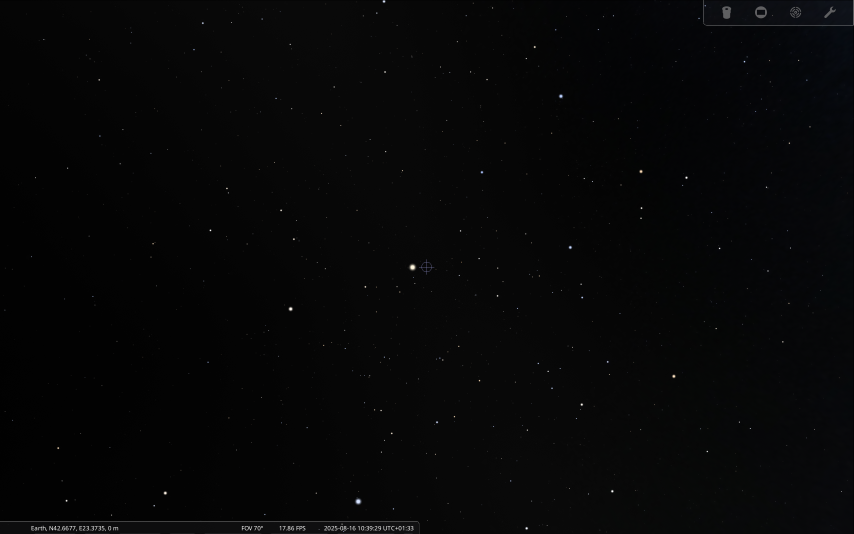
#> input picture src/test/test_images/Test_tracking/0DEC_(-0.5)DEC_FOV(70).png, 2561 x 1601 px, found by its file name (shown at 1/3 size)
$ python Tracking_Emanuela.py
#> lines starting #> are read from the running program, lines starting #| are printed output that depends on the picture; after the words box and inside, x2 and y2 are one past the last pixel; in counts of white or black regions, pixels touching at a corner belong together

#Tracking
import cv2 as cv
import numpy as np
from scipy.spatial.transform import Rotation as R
#install opencv-contrib-python


#First image

filename = r"src/test/test_images/Test_tracking/0DEC_(-0.5)DEC_FOV(70).png"
img = cv.imread(filename)                   #choose the image
#> img is the input picture: shape (1601, 2561, 3); mean B, G, R 7, 6.6, 6.3
gray = cv.cvtColor(img,cv.COLOR_BGR2GRAY)   #trasform it in grayscale(the function works using only brightness)
blurred = cv.GaussianBlur(gray, (5, 5), 1)
retval,thresh= cv.threshold(blurred, 0, 255, cv.THRESH_BINARY + cv.THRESH_OTSU)
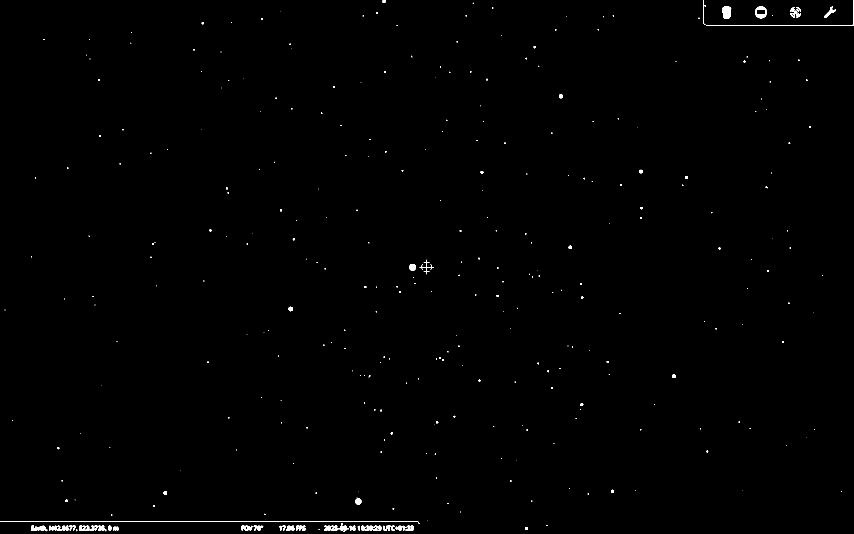
#> thresh: shape (1601, 2561) (shown at 1/3 size); 0.39% white; 347 white regions (253 under 20 px), largest, box (x1, y1, x2, y2) and area: (0, 1563, 1258, 1572) 2519, (2118, 0, 2561, 77) 1036, (2166, 19, 2194, 57) 790
#> retval = 49

#camera intrinsics
h, w =  img.shape[:2]
#> h = 1601; w = 2561
fov_deg =10.0
fov_rad= np.radians(fov_deg)# Approx horizontal FOV
fx = w / (2.0 * np.tan(fov_rad / 2.0))      # fov_rad = horizontal FOV
#> fx = 14636.2
fy = fx * (h / w)                       # scale for vertical pixels
#> fy = 9149.8
cy = h / 2.0
#> cy = 800.5
cx= w / 2.0
#> cx = 1280.5

# Parameters
max_corners = 100   # Max number of points (more points=>more robustness)
quality_level =0.001           # Minimum accepted quality
min_distance =4   # Minimum distance between corners

# Detect good features to track
p0 = cv.goodFeaturesToTrack(gray,
                            maxCorners=max_corners,
                            qualityLevel=quality_level,
                            minDistance=min_distance)
#> p0 = 100 rows, first 8: [1130, 39], [2371, 744], [1752, 535], [1644, 1114], [1578, 175], [1144, 1356], [2299, 561], [334, 1545]

if p0 is None:
    print("No features found in the first image!")
else:
    print("Number of features detected:" , {len(p0)})
#| Number of features detected: {100}

# Margin to exclude features too close to the image border
margin_x = int(w * 0.02)
#> margin_x = 51
margin_y = int(h * 0.02)
#> margin_y = 32


# Filter features to avoid edges
filtered_p0 = []
for pt in p0:
    x, y = pt.ravel()
    if margin_x < x < (w - margin_x) and margin_y < y < (h - margin_y):
        filtered_p0.append([[x, y]])
#> this loop made 100 passes
#> (x, y) on passes 1 to 12: (1130, 39), (2371, 744), (1752, 535), (1644, 1114), (1578, 175), (1144, 1356), (2299, 561), (334, 1545), (2218, 1266), (1577, 701), (1411, 215), (875, 326)
#> after the loop, filtered_p0 = 79 items

filtered_p0 = np.array(filtered_p0, dtype=np.float32)
#> filtered_p0 = 79 rows, first 8: [1130, 39], [2371, 744], [1752, 535], [1644, 1114], [1578, 175], [1144, 1356], [2299, 561], [334, 1545]

# Replace original p0 with filtered one
p0 = filtered_p0
#> p0 has the same summary as filtered_p0


# Optional: draw them for verification


for pt in p0:
    x, y = pt.ravel()
    cv.circle(img, (int(x), int(y)), 3, (0, 255, 0), -1)
#> this loop made 79 passes

cv.imshow("Good Features", img)
cv.waitKey(0)
cv.destroyAllWindows()
#Redundant
#p0 = p0.astype(np.float32).reshape(-1, 1, 2)  # Converts coordinates to float32, as required by cv.calcOpticalFlowPyrLK()
                                                        #.reshape(-1, 1, 2):-1- automatical determination of the number of points (N)
                                                        #                    1- adds a dimension so each point is in its own wrapper.
                                                        #                    2- coordinates per point.

#subpixel accuracy to have more precise coordinates
criteria = (cv.TERM_CRITERIA_EPS + cv.TERM_CRITERIA_MAX_ITER, 150, 0.01)
#> criteria = (3, 150, 0.01)
cv.cornerSubPix(gray, p0, (5,5), (-1,-1), criteria)


#Second image
filename2=r'src/test/test_images/Test_tracking/0DEC_(-0.5)DEC_FOV(70).png'
img_2=cv.imread(filename2)
gray2=cv.cvtColor(img_2,cv.COLOR_BGR2GRAY)
blurred2 = cv.GaussianBlur(gray2, (5, 5),1)
retval2,thresh2 = cv.threshold(blurred2, 0, 255, cv.THRESH_BINARY + cv.THRESH_OTSU)
#> retval2 = 49

if len(p0) == 0:
    print("No features left after edge filtering!")
else:
    print("Number of features after edge filtering:", len(p0))
#| Number of features after edge filtering: 79


# Parameters for lucas kanade optical flow:
#winsize- pixel region around each feature point
#3 pyramid levels are used: level 0 (original image), level 1 (half size), and level 2 (quarter size). (this is to handle larger movements)
#termination condition-Stop if either:10 iterations are reached OR the motion estimate changes by less than 0.03
lk_params = dict( winSize = (21, 21),
                maxLevel =2,
                criteria = (cv.TERM_CRITERIA_EPS | cv.TERM_CRITERIA_COUNT,150, 0.001),
                flags=cv.OPTFLOW_LK_GET_MIN_EIGENVALS,
                minEigThreshold=1e-5
                )       # Avoid unstable points)
#> lk_params = {'winSize': (21, 21), 'maxLevel': 2, 'criteria': (3, 150, 0.001), 'flags': 8, 'minEigThreshold': 1e-05}
#Lucas Kanade algorithm
#INPUTS:
#2 images(grayscale,np.uint8)
#p0-points in first image
#lk_params-parameters
#OUTPUTS:
#p1-coordinates of the points in the second picture
#status array-1 if flow was found for that point, 0 if not. Shape: (N, 1)
#Error for each point (difference between actual and predicted). Shape: (N, 1)

p1, st, err = cv.calcOpticalFlowPyrLK(blurred,blurred2, p0, None, **lk_params)
#> p1 = 79 rows, first 8: [1130, 38.74], [2370.6, 743.5], [1752.2, 535.2], [1644, 1113.6], [1578.4, 175.3], [1143.6, 1355.7], [2299.1, 561.3], [334.4, 1544.7]; st = 79 values from 1 to 1; err = 79 values, max 0.0935 at index 55, min 0.0175 at index 77, mean 0.0402

if p1 is None:
    print("Optical flow tracking failed to find points in second image.")
else:
    tracked_points = np.sum(st)
#> tracked_points = 79
    print(f"Number of points successfully tracked: {tracked_points} / {len(p0)}")
#| Number of points successfully tracked: 79 / 79


#boolean mask
good_old = p0[st == 1]  #filters only the points that were successfully tracked in the first image
#> good_old = 79 pairs, first value 105.8 to 2429.5, second value 38.74 to 1544.7
good_new = p1[st == 1]
#> good_new has the same summary as good_old


# Backward tracking
p0r, st_back, err_back = cv.calcOpticalFlowPyrLK(blurred2, blurred, p1, None, **lk_params)
#> p0r has the same summary as p1; st_back = 79 values from 1 to 1; err_back has the same summary as err

# Compute the distance between original and back-tracked points
# Set threshold as a fraction of image size (e.g., 0.002 × width)
flow_error_thresh = 0.002 * max(w, h)
#> flow_error_thresh = 5.12
diff = np.linalg.norm(p0 - p0r, axis=2).reshape(-1)
#> diff = 79 values from 0 to 0
good_indices = diff < flow_error_thresh


# Filter points
good_old = p0[good_indices]
#> good_old has the same summary as p1
good_new = p1[good_indices]
#> good_new has the same summary as p1


#just to verify
img_tracked = img_2.copy() #copy of the second image to draw the motion vectors
for old, new in zip(good_old,good_new):
    a, b = new.ravel()  #to access x and y as individual variables
    c, d = old.ravel()
    cv.line(img_tracked, (int(c), int(d)), (int(a), int(b)), (0, 255, 0), 2)
    cv.circle(img_tracked, (int(a), int(b)), 3, (0, 0, 255), -1)
#> this loop made 79 passes
#> (a, b, c, d) on passes 1 to 12: (1130, 38.74, 1130, 38.74), (2370.6, 743.5, 2370.6, 743.5), (1752.2, 535.2, 1752.2, 535.2), (1644, 1113.6, 1644, 1113.6), (1578.4, 175.3, 1578.4, 175.3), (1143.6, 1355.7, 1143.6, 1355.7), (2299.1, 561.3, 2299.1, 561.3), (334.4, 1544.7, 334.4, 1544.7), (2217.6, 1265.7, 2217.6, 1265.7), (1576.8, 701.3, 1576.8, 701.3), (1411.4, 215.4, 1411.4, 215.4), (874.7, 325.6, 874.7, 325.6)

# --- Step 5: Display the result ---
cv.imshow("Tracked Features (Lucas-Kanade)", img_tracked)
cv.waitKey(0)
cv.destroyAllWindows()

cv.imwrite("output_tracking.jpg", img_tracked)


#Transforms pixels in 3d vectors
#input:
#points-list or array of 2D pixel coordinates (u,v)
#fx,fy-focal lengths in pixels along x and y axes
#cx,cy- coordinates of the center of the image'''

good_old = good_old.reshape(-1, 2)
good_new = good_new.reshape(-1, 2)
#> good_new has the same summary as good_old


def pixel_to_unit_vector(points, cx, cy, fx, fy):
    """
    Convert pixel coordinates (u, v) into 3D unit vectors in camera coordinates,
    with astronomy convention: +x = RA east, +y = DEC north, +z = boresight.
    """
#> called with points = array of shape (79, 2), cx = 1280.5, cy = 800.5, fx = 14636.2, fy = 9149.8
    vectors = []
    for u, v in points:
        x = (u - cx) / fx
        y = -(v - cy) / fy   # flip Y to make up = north
        z = 1.0
        vec = np.array([x, y, z])
        vec /= np.linalg.norm(vec)
        vectors.append(vec)
#> this loop made 79 passes
#> (u, v) on passes 29 to 40: (1156.5, 454.5), (1108.5, 1127.3), (1377.4, 825.8), (1862.5, 554.5), (870.2, 132.5), (1033.7, 990.4), (2395.5, 180.5), (185.6, 1442.4), (1002, 260.5), (1716.7, 1041.4), (1305.6, 1362.4), (2348.1, 1025.2)
#> (u, v, x, y, vec) on passes 1 to 6: (1130, 38.74, -0.0103, 0.0833, [-0.0102, 0.083, 0.996]), (2370.6, 743.5, 0.0745, 0.00622, [0.0743, 0.00621, 0.997]), (1752.2, 535.2, 0.0322, 0.029, [0.0322, 0.029, 0.999]), (1644, 1113.6, 0.0248, -0.0342, [0.0248, -0.0342, 0.999]), (1578.4, 175.3, 0.0204, 0.0683, [0.0203, 0.0682, 0.997]), (1143.6, 1355.7, -0.00935, -0.0607, [-0.00934, -0.0606, 0.998])
    return np.array(vectors)


#compute the unit vectors
v1 = pixel_to_unit_vector(good_old, cx, cy,fx,fy)
v2 = pixel_to_unit_vector(good_new, cx, cy,fx,fy)
#> the loop in pixel_to_unit_vector (call 2), `for u, v in points:` made 79 passes
#> (u, v) on passes 1 to 12: (1130, 38.74), (2370.6, 743.5), (1752.2, 535.2), (1644, 1113.6), (1578.4, 175.3), (1143.6, 1355.7), (2299.1, 561.3), (334.4, 1544.7), (2217.6, 1265.7), (1576.8, 701.3), (1411.4, 215.4), (874.7, 325.6)


#KABSH ALGORITHM
def estimate_rotation(v1, v2):
    v1_mean = np.mean(v1, axis=0)
    v2_mean = np.mean(v2, axis=0)   #Find the average vector in each set.('axis=0'=>computes the mean along the rows, for each column separately.)

    v1_centered = v1 - v1_mean
    v2_centered = v2 - v2_mean  #makes them zero-centered for covariance calculation.

    H = v1_centered.T @ v2_centered #covariance matrix

#compute singular value decomposition
    U, S, Vt = np.linalg.svd(H)  #H= U * S * Vt.(U and Vt are orthogonal matrices, S diagonal.)

#compute the best matrix that aligns v1 and v2
    R_matrix = Vt.T @ U.T

#correction in case of reflection
    if np.linalg.det(R_matrix) < 0:
        Vt[-1, :] *= -1
        R_matrix = Vt.T @ U.T

    rot = R.from_matrix(R_matrix)
    return rot
rot=estimate_rotation(v1, v2)


print("Rotation matrix:\n", rot.as_matrix())
#| Rotation matrix:
#|  [[ 1.00000000e+00  1.43140719e-17  6.50519184e-19]
#|  [-1.43140719e-17  1.00000000e+00  1.30103413e-18]
#|  [-6.50519184e-19 -1.30103413e-18  1.00000000e+00]]

def vector_to_radec(vec):
    """
    Convert a 3D unit vector into (RA, DEC) in degrees.
    - RA increases eastward (from +X axis, around +Z).
    - DEC increases northward (from equator toward +Y).
    """
    x, y, z = vec
    ra = np.degrees(np.arctan2(x, z)) % 360.0   # east = +x, measured around z
    dec = np.degrees(np.arctan2(y, np.sqrt(x**2 + z**2)))
    return ra, dec

def get_boresight_radec(R_matrix):
    v_boresight = np.array([0, 0, 1.0])  # camera optical axis
    v_rotated = R_matrix @ v_boresight
    return vector_to_radec(v_rotated)


def estimate_delta_radec(R_matrix):
    """
    Given a rotation matrix, compute the change in RA/DEC
    of the camera's pointing direction.
    """
    # Initial pointing (camera boresight = +Z axis in OpenCV convention)
    v_initial = np.array([0, 0, 1.0])
    ra0, dec0 = vector_to_radec(v_initial)

    # Rotated pointing
    v_rotated = R_matrix @ v_initial
    ra1, dec1 = vector_to_radec(v_rotated)

    # Differences (with RA wrapped)
    delta_ra = (ra1 - ra0 + 180) % 360 - 180
    delta_dec = - (dec1 - dec0)

    return delta_ra, delta_dec

# --- Absolute pointing tracking ---
# Initialize cumulative rotation once (identity for first frame)
R_cumulative = np.eye(3)

# Update with this step's rotation
R_cumulative = rot.as_matrix() @ R_cumulative

# Compute boresight absolute RA/DEC
ra_abs, dec_abs = get_boresight_radec(R_cumulative)
print(f"Absolute boresight pointing: RA={ra_abs:.4f}°, DEC={dec_abs:.4f}°")
#| Absolute boresight pointing: RA=0.0000°, DEC=0.0000°

# Still keep relative delta if you want
delta_ra, delta_dec = estimate_delta_radec(rot.as_matrix())
print(f"ΔRA ≈ {delta_ra:.4f}°, ΔDEC ≈ {delta_dec:.4f}°")
#| ΔRA ≈ 0.0000°, ΔDEC ≈ -0.0000°


'''
#print("Quaternion [x, y, z, w]:", rot.as_quat())
print("Euler angles [°]:", rot.as_euler('zyx', degrees=True))

ra_delta = rot.as_euler('zyx', degrees=True)[1]  # Y-axis:  RA (for the open cv coordinate system)
dec_delta = rot.as_euler('zyx', degrees=True)[0]  # Z-axis: DE

print(f"ΔRA ≈ {ra_delta:.4f}°, ΔDEC ≈ {dec_delta:.4f}°")

#TO-DO
#test with small rotations first

#improve adding thresholds and eliminating noise
#add subpixels precision for the tracking

'''

$ run again, with src/test/test_images/Test_tracking/(-0.1)RA_0DEC_FOV(70).png copied over src/test/test_images/Test_tracking/0DEC_(-0.5)DEC_FOV(70).png
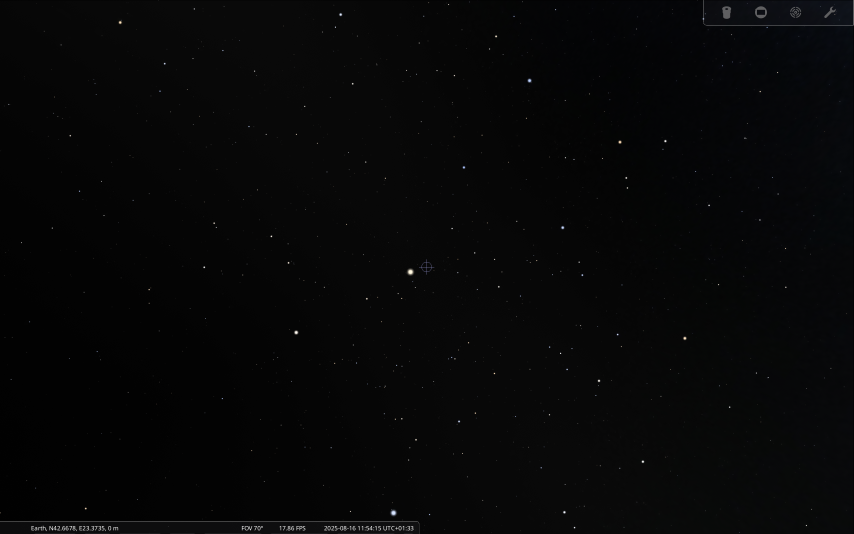
#> input picture src/test/test_images/Test_tracking/(-0.1)RA_0DEC_FOV(70).png, 2561 x 1601 px, found by its file name (shown at 1/3 size)
#> img is the input picture: shape (1601, 2561, 3); mean B, G, R 7.2, 6.8, 6.6
#> `retval,thresh= cv.threshold(blurred, 0, 255, cv.THRESH_BINARY + cv.THR..`:
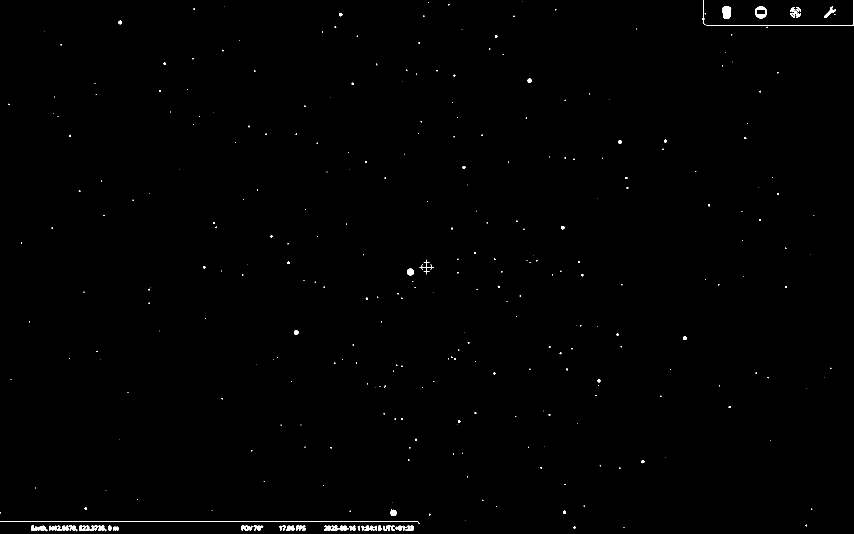
#> thresh: shape (1601, 2561) (shown at 1/3 size); 0.39% white; 342 white regions (248 under 20 px), largest, box (x1, y1, x2, y2) and area: (0, 1563, 1258, 1572) 2517, (2118, 0, 2561, 77) 1036, (2166, 19, 2194, 57) 790
#> retval = 49
#> `p0 = cv.goodFeaturesToTrack(gray, maxCorners=max_corners, qualityLevel..`: p0 = 100 rows, first 8: [1006, 81], [156, 684], [2334, 582], [1696, 473], [2269, 1119], [1226, 1380], [1550, 663], [1051, 1534]
#| Number of features detected: {100}
#> the loop `for pt in p0:` made 100 passes
#> after the loop `for pt in p0:`: filtered_p0 = 76 items
#> `filtered_p0 = np.array(filtered_p0, dtype=np.float32)`: filtered_p0 = 76 rows, first 8: [1006, 81], [156, 684], [2334, 582], [1696, 473], [2269, 1119], [1226, 1380], [1550, 663], [1051, 1534]
#> `p0 = filtered_p0`: p0 has the same summary as filtered_p0
#> the loop `for pt in p0:` made 76 passes
#> criteria = (3, 150, 0.01)
#> retval2 = 49
#| Number of features after edge filtering: 76
#> lk_params = {'winSize': (21, 21), 'maxLevel': 2, 'criteria': (3, 150, 0.001), 'flags': 8, 'minEigThreshold': 1e-05}
#> p1 = 76 rows, first 8: [1005.7, 80.98], [156.4, 683.7], [2333.7, 581.5], [1695.6, 472.7], [2268.5, 1118.6], [1225.5, 1379.6], [1549.8, 663.4], [1050.7, 1533.7]; st = 76 values from 1 to 1; err = 76 values, max 0.094 at index 18, min 0.0175 at index 74, mean 0.0412
#> tracked_points = 76
#| Number of points successfully tracked: 76 / 76
#> `good_old = p0[st == 1]`: good_old = 76 pairs, first value 63.97 to 2357.1, second value 80.98 to 1533.7
#> `good_new = p1[st == 1]`: good_new has the same summary as good_old
#> p0r has the same summary as p1; st_back = 76 values from 1 to 1; err_back has the same summary as err
#> diff = 76 values from 0 to 0
#> `good_old = p0[good_indices]`: good_old has the same summary as p1
#> `good_new = p1[good_indices]`: good_new has the same summary as p1
#> the loop `for old, new in zip(good_old,good_new):` made 76 passes
#> (a, b, c, d) on passes 1 to 8: (1005.7, 80.98, 1005.7, 80.98), (156.4, 683.7, 156.4, 683.7), (2333.7, 581.5, 2333.7, 581.5), (1695.6, 472.7, 1695.6, 472.7), (2268.5, 1118.6, 2268.5, 1118.6), (1225.5, 1379.6, 1225.5, 1379.6), (1549.8, 663.4, 1549.8, 663.4), (1050.7, 1533.7, 1050.7, 1533.7)
#> `good_new = good_new.reshape(-1, 2)`: good_new has the same summary as good_old
#> the loop in pixel_to_unit_vector, `for u, v in points:` made 76 passes
#> (u, v) on passes 29 to 36: (913.7, 318.5), (304.3, 543.5), (1423.6, 758.3), (2234.5, 414), (1154.7, 1158.4), (888.6, 402.5), (2155.4, 853.5), (1245.4, 862.3)
#> the loop in pixel_to_unit_vector (call 2), `for u, v in points:` made 76 passes
#| Rotation matrix:
#|  [[ 1.00000000e+00 -1.77733127e-17 -6.18152746e-15]
#|  [ 1.77733127e-17  1.00000000e+00 -5.61391182e-15]
#|  [ 6.18152746e-15  5.61391182e-15  1.00000000e+00]]
#| Absolute boresight pointing: RA=360.0000°, DEC=-0.0000°
#| ΔRA ≈ -0.0000°, ΔDEC ≈ 0.0000°
